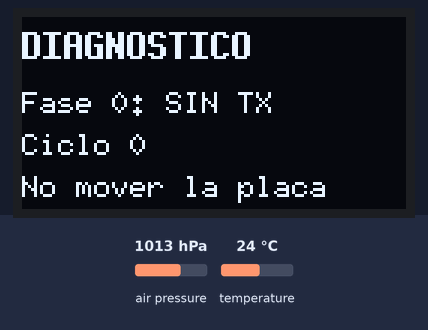
Bench run of a sketch on a simulated ESP32. Shown: 128×64 one-colour display. The test bench sets the inputs (shaded band); at power-on: air pressure 1013 hPa, temperature 24 °C. No radio packets arrive unless stated; what the sketch prints to the serial monitor is not drawn.

Above: at 3.6 s.
At 23.6 s:
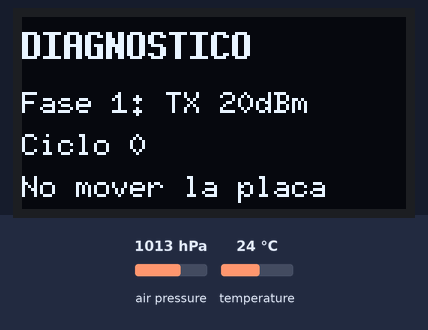
At 43.6 s:
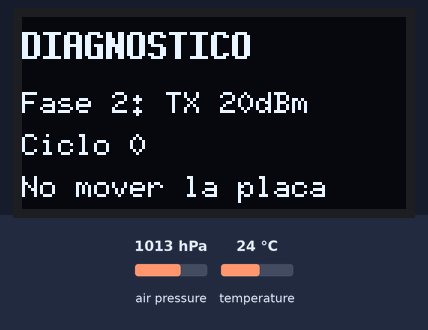
At 63.6 s:
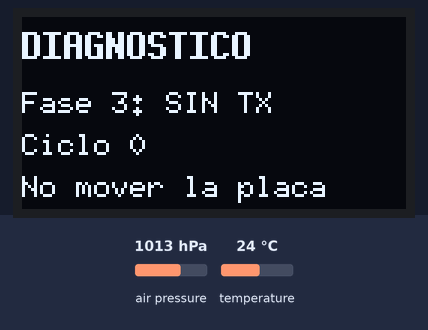
At 83.6 s:
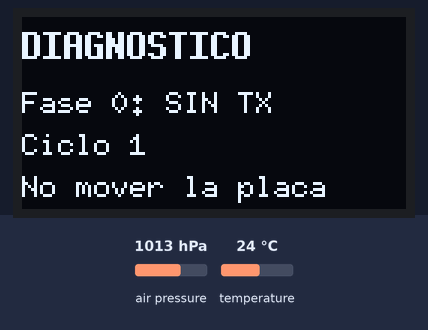
At 123.6 s:
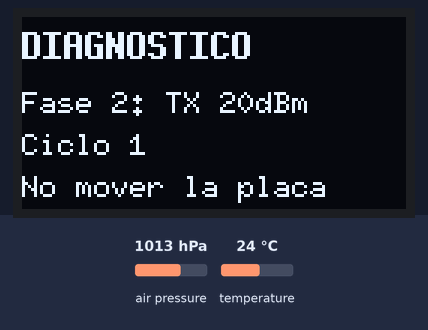

Measured:
- what the display in image 0 shows lasts 20.0 s, from 3.6 s to 23.6 s

The sketch:

Diag_Baro_TX.ino
```cpp
// DIAGNOSTICO: ¿la transmision LoRa perturba la lectura del barometro (BMP280)?
//
// Imita al transmisor real (mismo bus I2C, mismo BMP280 con FILTER_X16, misma radio
// SF10 / CR 4/8 / preambulo 12, paquetes de 112 B cada 2727 ms, OLED a 2 Hz) y alterna
// fases de FASE_MS cada una:
//   0 = SIN TX          (radio en recepcion)
//   1 = TX a 2 dBm
//   2 = TX a 20 dBm
//   3 = SIN TX          (para ver si la lectura vuelve a su valor)
// Imprime por Serial a 115200, 10 veces por segundo:
//   D,<ms>,<fase>,<tx 0/1>,<oled 0/1>,<presion Pa>,<temperatura C>
// tx = el SX1276 esta transmitiendo en ese instante; oled = hubo un redibujo de la OLED
// desde la lectura anterior. Las lineas "# ..." son comentarios.
//
// NO es el firmware de vuelo: despues hay que volver a subir CanSat_Transmisor.

#include <SPI.h>
#include <Wire.h>
#include <LoRa.h>
#include <U8g2lib.h>
#include <Adafruit_BMP280.h>

#define FASE_MS     20000
#define PERIODO_TX  2727      // igual que el transmisor real en SF10
#define PAQUETE_B   112

#define LORA_SCK 5
#define LORA_MISO 19
#define LORA_MOSI 27
#define LORA_SS 18
#define LORA_RST 14
#define LORA_DIO0 26
#define I2C_SDA 4
#define I2C_SCL 15
#define OLED_RST 16

U8G2_SSD1306_128X64_NONAME_F_HW_I2C oled(U8G2_R0, OLED_RST, I2C_SCL, I2C_SDA);
Adafruit_BMP280 bmp(&Wire);

const int N_FASES = 4;
const int POTENCIA[N_FASES] = {0, 20, 20, 0};        // 0 = sin transmitir
const char* NOMBRE[N_FASES] = {"SIN TX", "TX 20dBm", "TX 20dBm", "SIN TX"};

int fase = 0;
unsigned long tFase = 0, ultimoBaro = 0, ultimoTx = 0, ultimoOled = 0, ciclo = 0;
bool oledDibujado = false;
volatile bool txTerminado = false;      // la pone el callback cuando el SX1276 termina de transmitir
bool txActivo = false;                  // true desde endPacket(true) hasta el fin de la transmision
void alTerminarTx() { txTerminado = true; }

void dibujar() {
  char b[32];
  oled.clearBuffer();
  oled.setFont(u8g2_font_7x13B_tr);
  oled.drawStr(0, 14, "DIAGNOSTICO");
  oled.setFont(u8g2_font_6x10_tf);
  snprintf(b, sizeof(b), "Fase %d: %s", fase, NOMBRE[fase]);
  oled.drawStr(0, 32, b);
  snprintf(b, sizeof(b), "Ciclo %lu", ciclo);
  oled.drawStr(0, 46, b);
  oled.drawStr(0, 60, "No mover la placa");
  oled.sendBuffer();
}

void iniciarFase() {
  tFase = millis();
  if (POTENCIA[fase] > 0) LoRa.setTxPower(POTENCIA[fase], PA_OUTPUT_PA_BOOST_PIN);
  Serial.printf("# FASE %d %s (ciclo %lu) t=%lu\n", fase, NOMBRE[fase], ciclo, millis());
  dibujar();
  oledDibujado = true;
}

void setup() {
  Serial.begin(115200);
  delay(500);
  Serial.println("# == DIAGNOSTICO baro vs TX ==");

  Wire.begin(I2C_SDA, I2C_SCL);
  Wire.setClock(400000);
  oled.begin();

  bool ok = bmp.begin(0x76, 0x58) || bmp.begin(0x77, 0x58) ||
            bmp.begin(0x76, 0x60) || bmp.begin(0x77, 0x60);
  if (!ok) { Serial.println("# ERROR: BMP280 no encontrado"); while (true) delay(1000); }
  bmp.setSampling(Adafruit_BMP280::MODE_NORMAL, Adafruit_BMP280::SAMPLING_X2,
                  Adafruit_BMP280::SAMPLING_X16, Adafruit_BMP280::FILTER_OFF,   // sin IIR
                  Adafruit_BMP280::STANDBY_MS_1);

  SPI.begin(LORA_SCK, LORA_MISO, LORA_MOSI, LORA_SS);
  LoRa.setPins(LORA_SS, LORA_RST, LORA_DIO0);
  if (!LoRa.begin(915E6)) { Serial.println("# ERROR: LoRa no inicia"); while (true) delay(1000); }
  LoRa.setSpreadingFactor(10);
  LoRa.setSignalBandwidth(125E3);
  LoRa.setCodingRate4(8);
  LoRa.setPreambleLength(12);
  LoRa.setSyncWord(0x12);
  LoRa.enableCrc();
  LoRa.onTxDone(alTerminarTx);
  LoRa.receive();

  Serial.println("# columnas: D,ms,fase,tx,oled,presion_Pa,temp_C");
  delay(3000);                       // dejar que el sensor se asiente antes de la fase 0
  iniciarFase();
}

void loop() {
  unsigned long ahora = millis();

  if (ahora - tFase >= FASE_MS) {
    fase = (fase + 1) % N_FASES;
    if (fase == 0) ciclo++;
    iniciarFase();
  }

  if (txTerminado) {                    // como el transmisor real: al terminar, volver a escuchar
    txTerminado = false;
    txActivo = false;
    LoRa.receive();
  }

  if (POTENCIA[fase] > 0 && !txActivo && ahora - ultimoTx >= PERIODO_TX) {
    ultimoTx = ahora;
    uint8_t buf[PAQUETE_B];
    memset(buf, 'x', sizeof(buf));
    if (LoRa.beginPacket()) {
      LoRa.write(buf, sizeof(buf));
      txActivo = true;
      LoRa.endPacket(true);                               // asincrono, como el real
    }
  }

  if (ahora - ultimoBaro >= 50) {                         // 20 Hz
    ultimoBaro = ahora;
    float t = bmp.readTemperature();
    float p = bmp.readPressure();
    Serial.printf("D,%lu,%d,%d,%d,%.1f,%.2f\n", ahora, fase, txActivo ? 1 : 0,
                  oledDibujado ? 1 : 0, p, t);
    oledDibujado = false;
  }

  if (ahora - ultimoOled >= 500) {
    ultimoOled = ahora;
    dibujar();
    oledDibujado = true;
  }
}
```
